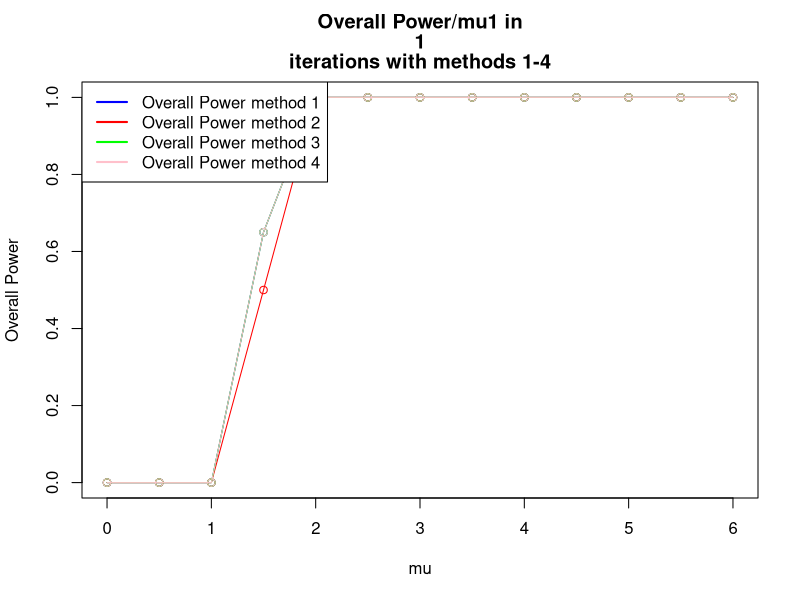
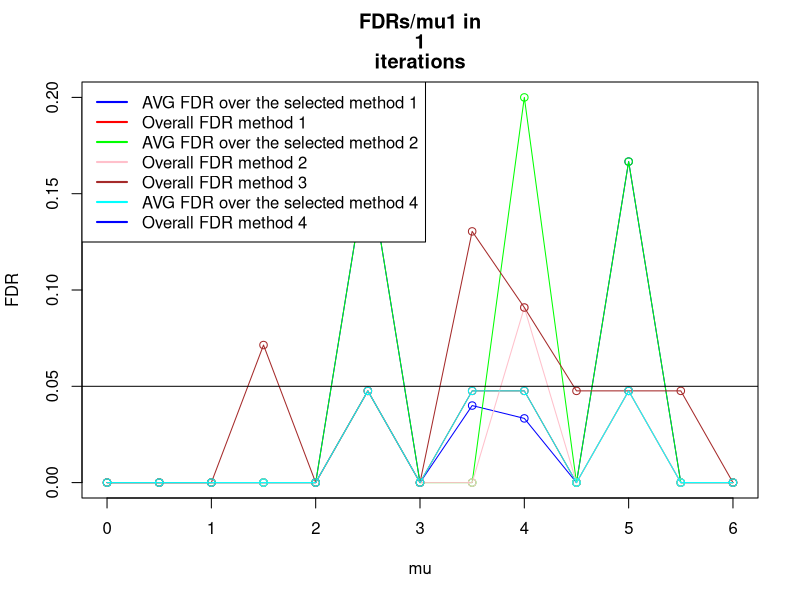
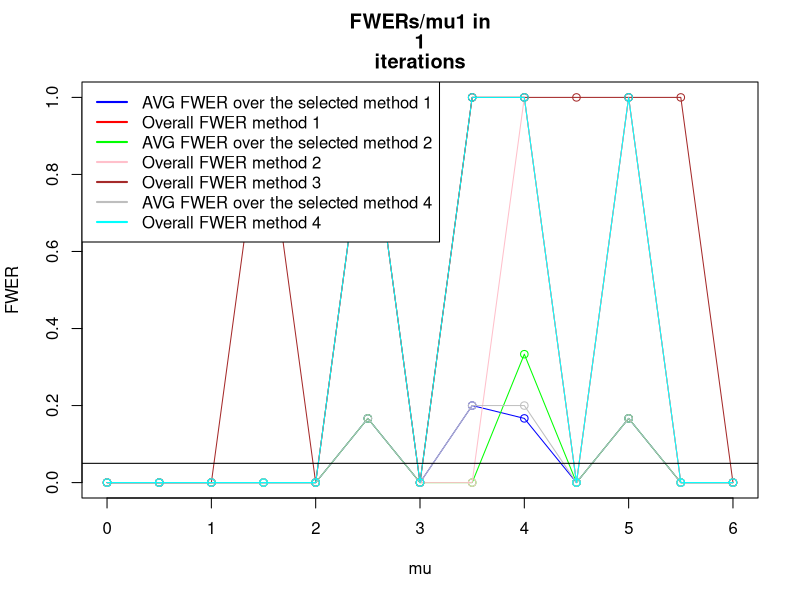
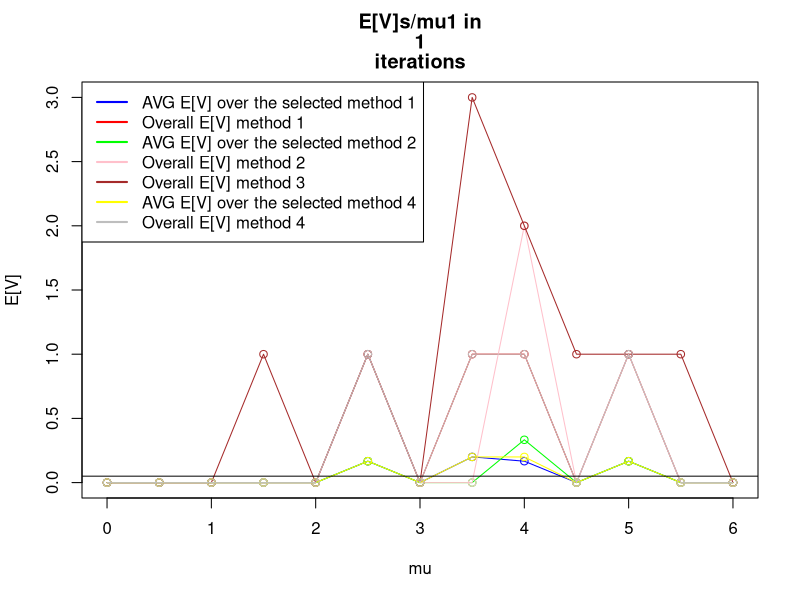
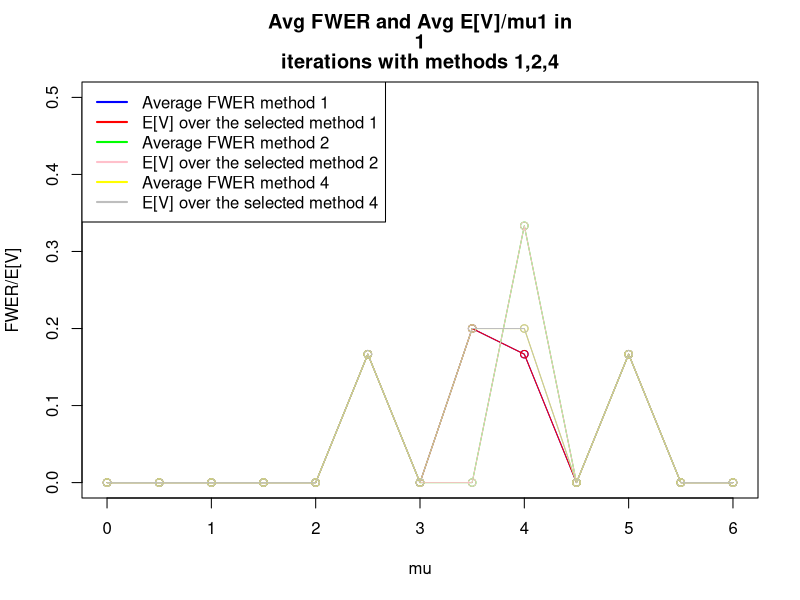

The R script that drew these images, in order: (Note: this script raises an error after producing the figures.)
iteration <- setClass ("iteration",
                       #Data structure that holds data regarding a certain iteration (=manipulation of random numbers)        
                       slots=c(xbars="numeric",
                               pvals="numeric",
                               refVec="logical",
                               numOfTrues="numeric",
                               truesMu1="numeric",
                               falsesMu1="numeric",
                               size="numeric",
                               proceduresApplied= "list"
                               
                       )
)
procedure <- setClass ("procedure",
                       #a data structure holding the results of certain procedure applied to an iteration
                       
                       slots=c(procedureName="function",
                               rejects="list",
                               fr="numeric",
                               power="numeric",
                               fdr="numeric",
                               fwer="numeric"
                       )
)

calcSimesPVals<- function (PVals){
  min(p.adjust(PVals, method="BH"))
}

calcPower<-function (rejectsLength, falseRejections, size,numOfFalseH0sInRef,details=FALSE){
  #returns num of  true rejections divided by the number of planned rejections
  if (details==TRUE){
    print ("POWER CALC:")
    print (c("rejects:", rejectsLength))
    print (c("fr:", falseRejections))
    print (c("size:", size))
    print (c("numOfFalseH0sInRef:", numOfFalseH0sInRef))
    print (c("Power",(rejectsLength-falseRejections)/(size-numOfFalseH0sInRef)))
  }
  return ((rejectsLength-falseRejections)/(size-numOfFalseH0sInRef))
}

calcFDR<- function (rejects,falseRejections){
  if (rejects$length==0) return (0)
  else 
    return (falseRejections/rejects$length)
}

calcFWER<- function (rejects, falseRejections){
  if (rejects$length==0)
    return (0)
  if (falseRejections>0) 
    return (1)
  if (falseRejections==0) 
    return (0)
}

countFalseFamilyRejections <- function (rejects, numOfSignalFamilies){
  if (rejects$length==0){ #if there were no rejects at all
    return (0)
  }
  return (length(which(rejects$ix>numOfSignalFamilies)))
}

countFalseRejections<-function (rejects , refVec){
  if (rejects$length==0){ #if there were no rejects at all
    return (0)
  }
  
  fr<-0 #false rejections counter
  for (i in 1:rejects$length){ # count num of false rejects
    #     print (refVec)
    if (refVec[rejects$ix[i]]==FALSE) { #if the rejection was false
      fr<-fr+1
    }
  }
  return (fr) 
}

SelectFamiliesBH<-function (familiesSimesPVals){
  #b<-p.adjust(familiesSimesPVals,method="BH")
  #return (which(b<0.05))
  #print ("SELECT: ")
  #print (Preject(familiesSimesPVals))
  #print ("BH SELECT")
  return (Preject(method="BH", pvals=familiesSimesPVals))
  
}  
#return Array of Selected Families and old ixs


OverallBHSelectedFamilies<-function (jointRejects){
  newIXs<-unique(as.integer((jointRejects$ix-1)/10))+1
  return (list ("length"=length(newIXs), "ix"=newIXs))
  
}


rejectTukey <- function (xbars,S,groupSize,qStar){
  statistics=as.numeric(dist(xbars)/sqrt(S/groupSize))
  b<-which(statistics>=qStar)
  
  #   print (statistics)
  #   print ("Q*")
  #   print (qStar)
  #   print (list("length"=length(b), "ix"=b))
  return (list("length"=length(b), "ix"=b))
}

Preject <- function (method="BH", pvals=c(0), details=FALSE, alpha =0.05){
  a<-p.adjust(p=pvals,method=method)
  #   print (a)
  b<- which(a<alpha)
  return (list ("length"=length(b), "ix"=b))
}

calcTukeyPVal <-function(xbars,S,groupSize, numOfGroups){
  pval<- 1-ptukey(q=max(dist(xbars))/sqrt(S/groupSize), 
                  nmeans=numOfGroups ,df=numOfGroups * (groupSize-1))
  return (pval)
}

calcPairwisePVals <-function (xbars,S,groupSize, numOfGroups,i=1,details=FALSE){
  ##useful for method C phase 2
  pvals=2*(1-pt(q=dist(xbars)/sqrt(2*S[i]/groupSize),
                df= numOfGroups*(groupSize-1)))
  if (details==TRUE){
    print (c("PAIRWISE", pvals))
    print (as.numeric(pvals))
  }
  #   readline()
  return (as.numeric(pvals))
}

getRandomXBars <-function (size, numOfTrues, truesMu1=0, falsesMu1, sd=1){
  xbar<- rep(NA,size) #init xbar
  xbar[1:numOfTrues]<- (rnorm(n=numOfTrues,mean=truesMu1,sd=sd)) 
  #define the null first families
  xbar[(numOfTrues+1):size]<- (rnorm(n=size-numOfTrues,mean=falsesMu1,sd=sd)) 
  #define the non-null last families   
  #   print (xbar)
  #   readline()
  return (xbar)
}
setDesVector <-function (size, numOfZeros,mu=4){
  a<-rep(0,numOfZeros)
  b<-rep(mu,size-numOfZeros)
  return (c(a,b))
}

setRefVectorBig <-function(size, numOfZeros,mu){
  DesVector<-setDesVector(size,numOfZeros,mu)
  #   print ("DesVector:")
  #   print (DesVector)
  return (as.logical(dist(DesVector)))
}

# this method works only for numOfGroups=3, setRefVectorBig does this right for larger sizes
# setRefVector <- function (size, numOfTrues){
#   #initialize reference vector
#   refvec<-rep (NA,size)
#   refvec[1:numOfTrues]<- TRUE # these will be true discoveries
#   refvec[(numOfTrues+1):size]<- FALSE # these will be False Discoveries
#   return (refvec)
# }


#method A(3): Overall BH (one level)
#method B(2): QTukey Statistics (2 levels) 1: TukeyPval , 2: QTukey Stat
#method C(1): BH with pairwise Pval (2 levels) 1: TukeyPVal, 2:Pairwise PVal
#method 4: To be added later - currently empty

#this algorithm builds "numOfFamilies" families, each family of size "numOfGroups",
#with "numOfTrues" trues and the rest of the families are false, with "numOfSignalFamilies"
#families in which there 
#is signal (=numOfTrues is used), and the rest of the families are with no signal (all mus are 0)
#then uses 3 different methods to reject.
tukeyTest2 <-function(n=10000, numOfFamilies=40, numOfGroups=3, numOfTrues=1, numOfSignalFamilies=5,
                      minMu1=0, maxMu1=4, interval=0.5, alpha=0.05, groupSize=16,details=FALSE){
  
  #definition of constant df
  df=numOfGroups*(groupSize-1) #calculate degs of freedom
  
  #define constant methodnames
  METHOD_NAMES=rbind("QTukey Stat", "Pairwise", "Overall BH", "BH BH")
  
  #declration of matrices to keep means, size is # of methods * the number of mu values 
  OvrPowerMeans<-matrix(0,4,(maxMu1-minMu1)/interval+1)
  AVGFDRMeans<-matrix(0,4,(maxMu1-minMu1)/interval+1)
  OvrFDRMeans<-matrix(0,4,(maxMu1-minMu1)/interval+1)
  AVGFWERMeans<-matrix(0,4,(maxMu1-minMu1)/interval+1)
  OvrFWERMeans<-matrix(0,4,(maxMu1-minMu1)/interval+1)
  OvrFRMeans<-matrix(0,4,(maxMu1-minMu1)/interval+1)
  AVGFRMeans<-matrix(0,4,(maxMu1-minMu1)/interval+1)
  
  FAMILYpowerMeans<-matrix(0,4,(maxMu1-minMu1)/interval+1)
  FAMILYFDRMeans<-matrix(0,4,(maxMu1-minMu1)/interval+1)
  FAMILYFWERMeans<-matrix(0,4,(maxMu1-minMu1)/interval+1)
  #   PowerOutput<-list()
  
  for (mu in seq(minMu1,maxMu1,interval)){
    
    #matrices for each mu1
    TotalAVGFDR<-matrix(0,4,n)
    TotalAVGFWER<-matrix(0,4,n)
    TotalOvrFWER<-matrix(0,4,n)
    TotalOvrPower<-matrix(0,4,n)
    TotalAVGFR<-matrix(0,4,n)
    TotalOvrFR<-matrix(0,4,n)
    TotalOvrFDR<-matrix(0,4,n)
    FAMILYpower<-matrix(0,4,n)
    FAMILYFDR<-matrix(0,4,n)
    FAMILYFWER<-matrix(0,4,n)
    FAMILYFR<-matrix(0,4,n)
    
    print (mu)
    #     readline()
    
    #each iteration
    for (iters in 1:n){
      #       print (c("iter:" ,iters))
      
      #setup  of variables
      familyArray= list(numOfFamilies);
      familiesTukeyPVals = numeric(numOfFamilies);
      familiesSimesPVals = numeric(numOfFamilies);
      
      SelectedFamilies<-list(0);
      OverallRejectsLength<-numeric(4) # 4 slots for each method B/C/*/4
      OverallFR <- numeric(4)
      FDRSum <-numeric(4)
      FWERSum <- numeric(4)
      
      
      jointFamily <- new ("iteration",
                          size=choose(numOfGroups,2)*numOfFamilies,
                          numOfTrues=0+
                            #num of true hypotheses in the no signal zone
                            numOfSignalFamilies*(numOfGroups-1),
                          #num of true hypotheses in the signal zone
                          falsesMu1=mu
      )
      #       print (jointFamily)
      #       readline()
      ##init variance vector
      S=rchisq(n=numOfFamilies,df=df)/df
      
      for (i in 1:numOfFamilies){
        
        familyArray[[i]]= new ("iteration",
                               size=choose (numOfGroups,2),
                               numOfTrues=numOfTrues, #=1
                               falsesMu1=mu
        ) #init family
        
        
        if (i<=numOfSignalFamilies){ #first 5 families with signal
          familyArray[[i]]@refVec=setRefVectorBig(
            size=numOfGroups,
            numOfZeros=numOfGroups-numOfTrues,
            mu=mu)
          #           print ("Reference vector:")
          #           print (familyArray[[i]]@refVec)
          #build reference Vector
          familyArray[[i]]@xbars=getRandomXBars(size=numOfGroups,
                                                numOfTrues=numOfGroups-1,
                                                falsesMu1=mu,
                                                sd=sqrt(1/groupSize))
        }
        else { #35 families no signal
          familyArray[[i]]@refVec=setRefVectorBig(
            size=numOfGroups,
            numOfZeros=numOfGroups,
            mu=mu)
          
          #build reference Vector (we set numOfTrues as 1 and falsesMu1 as 0 so that all xbars are
          #generated around 0, the value of numOfTrues doesnt matter here)
          familyArray[[i]]@xbars=getRandomXBars(size=numOfGroups,
                                                numOfTrues=1,
                                                falsesMu1=0,
                                                sd=sqrt(1/groupSize))
        }
        #                             print ("Reference vector:")
        #                             print (familyArray[[i]]@refVec)
        if (details==TRUE){
          #                    print (i)
          #                    print (familyArray[[i]]@xbars)         
        } #end details print
        
        familyArray[[i]]@pvals=calcPairwisePVals(familyArray[[i]]@xbars,
                                                 S,
                                                 groupSize,
                                                 numOfGroups,
                                                 i=i,
                                                 details=FALSE)
        #        readline()
        #calc Pairwise PVals for Method C(1)
        
        familyArray[[i]]@proceduresApplied=append(familyArray[[i]]@proceduresApplied,
                                                  new ("procedure"))
        familyArray[[i]]@proceduresApplied=append(familyArray[[i]]@proceduresApplied,
                                                  new ("procedure"))
        familyArray[[i]]@proceduresApplied=append(familyArray[[i]]@proceduresApplied,
                                                  new ("procedure"))
        familyArray[[i]]@proceduresApplied=append(familyArray[[i]]@proceduresApplied,
                                                  new ("procedure"))
        familiesTukeyPVals[i]=calcTukeyPVal(familyArray[[i]]@xbars
                                            ,S[i],groupSize, numOfGroups)
        familiesSimesPVals[i]=calcSimesPVals(familyArray[[i]]@pvals)
        
        #calc Tukey PVals for method B(2)
        
        #         print (c("family tukey pval", i, familiesTukeyPVals[i]))
        
        #add to jointFamily for methods 3-4
        jointFamily@refVec=append(jointFamily@refVec,familyArray[[i]]@refVec)
        jointFamily@xbars=append(jointFamily@xbars,familyArray[[i]]@xbars)
        jointFamily@pvals=append(jointFamily@pvals,familyArray[[i]]@pvals)
        jointFamily@proceduresApplied=append(familyArray[[i]]@proceduresApplied,
                                             new ("procedure"))
        jointFamily@proceduresApplied=append(familyArray[[i]]@proceduresApplied,
                                             new ("procedure"))
      } #end for i
      
      if (details==TRUE){
        #         print (jointFamily)
        #         print (familiesSimesPVals)
        #         readline()
      }
      
      #method B,C step 1: select interesting families using BH
      SelectedFamilies[[1]]<-SelectFamiliesBH(familiesTukeyPVals)
      SelectedFamilies[[2]]<-SelectedFamilies[[1]] #for this stage selection for both methods is the same
      qStar=qtukey(p=1-alpha*SelectedFamilies[[1]]$length/numOfFamilies,
                   nmeans=numOfGroups,df=df)
      SelectedFamilies[[4]]<-SelectFamiliesBH(familiesSimesPVals)
      #method 3 - overall BH - take joint family and reject in it using BH
      jointFamily@proceduresApplied[[1]]@rejects=Preject(method="BH", pvals=jointFamily@pvals, alpha=0.05)
      
      SelectedFamilies[[3]]<-OverallBHSelectedFamilies(jointFamily@proceduresApplied[[1]]@rejects)
      #       print (familyArray[[i]]@pvals, qStar)
      #       print ("SELECTS FROM METHOD 4")
      #       print (SelectedFamilies[[4]])
      #             readline()
      
      #calc Family Stats:
      for (methodix in 1:4){
        FAMILYFR[methodix,iters]<-countFalseFamilyRejections(SelectedFamilies[[methodix]],numOfSignalFamilies)
        
        FAMILYpower[methodix,iters]<-calcPower(rejects=SelectedFamilies[[methodix]]$length,
                                               falseRejections=FAMILYFR[methodix],
                                               size=numOfFamilies,
                                               numOfFalseH0sInRef=numOfFamilies-numOfSignalFamilies,
                                               details=FALSE
        ) 
        FAMILYFDR[methodix,iters]<-calcFDR(rejects=SelectedFamilies[[methodix]],falseRejections=FAMILYFR[methodix])
        FAMILYFWER[methodix,iters]<-calcFWER(rejects=SelectedFamilies[[methodix]],falseRejections=FAMILYFR[methodix])
        
        if (details==TRUE){
          print (c("FAMILY POWER",methodix, FAMILYpower[methodix]))
          print (c("FAMILY FR",methodix, FAMILYFR[methodix]))
          print (c("FAMILY FDR",methodix, FAMILYFDR[methodix]))
          print (c("FAMILY FWER",methodix, FAMILYFWER[methodix]))
        }
      }
      
      
      ##method 1/2/4 step 2: #process BH/QTukey on selected families
      for (methodix in 1:4){ #run through methods
        
        #         print (c("METHOD:", methodix))
        if (SelectedFamilies[[methodix]]$length>0){   #if there are any selected families
          for (i in 1:SelectedFamilies[[methodix]]$length){ #run thru selected families
            
            if (methodix==1 || methodix==4){
              #method 1=method C
              #method 4= BH BH (simes)
              #print ("1")
              # reject inside the selected families with BH alpha=0.05*r/m
              familyArray[[SelectedFamilies[[methodix]]$ix[i]]]@proceduresApplied[[methodix]]@rejects<-
                Preject(method="BH", pvals=familyArray[[SelectedFamilies[[methodix]]$ix[i]]]@pvals, 
                        alpha=alpha*SelectedFamilies[[methodix]]$length/numOfFamilies)
            }
            if (methodix==2){
              #methodB
              #print ("2")
              # reject inside the selected families with QTUKEY threshold
              familyArray[[SelectedFamilies[[methodix]]$ix[i]]]@proceduresApplied[[2]]@rejects<-
                rejectTukey( familyArray[[SelectedFamilies[[methodix]]$ix[i]]]@xbars,
                             S[SelectedFamilies[[methodix]]$ix[i]],
                             groupSize,
                             qStar)
              #               print (dist(familyArray[[SelectedFamilies[[methodix]]$ix[i]]]@xbars))
              #               print (familyArray[[SelectedFamilies[[methodix]]$ix[i]]]@refVec)
              #               readline()
            }
            
            if (methodix==3){
              #               for (reject in 1:jointFamily@proceduresApplied[[methodix-2]]@rejects$length){
              #                  rejFamily<-jointFamily@proceduresApplied[[methodix-2]]@rejects$ix[reject]/10
              #                  SelectedFamilies[[3]]<-append(SelectedFamilies[[3]])
              #                  
              #               }
              familyNum<-SelectedFamilies[[methodix]]$ix[i]
              #               print (SelectedFamilies[[methodix]]$ix)
              #               print (c("familynum", familyNum))
              m3rejects<-jointFamily@proceduresApplied[[1]]@rejects$ix
              #               print (m3rejects)
              #             
              m3rejects<-m3rejects[m3rejects> (familyNum-1)*10 &
                                     m3rejects<= (familyNum)*10] -(familyNum-1)*10
              #               print ("after modulus")
              #               print (m3rejects)
              # #               m3rejects<-m3rejects-(familyNum-1)*10
              #               print ("Method 3 rejects")
              #               print(m3rejects)
              #                                
              familyArray[[SelectedFamilies[[methodix]]$ix[i]]]@proceduresApplied[[methodix]]@rejects<-
                list("length"=length(m3rejects), "ix"=m3rejects)
              
              
              #calc stats for joint family
              jointFamily@proceduresApplied[[methodix-2]]@fr=countFalseRejections(jointFamily@proceduresApplied[[methodix-2]]@rejects,jointFamily@refVec)
              jointFamily@proceduresApplied[[methodix-2]]@power=calcPower(jointFamily@proceduresApplied[[methodix-2]]@rejects$length,
                                                                          jointFamily@proceduresApplied[[methodix-2]]@fr, jointFamily@size, jointFamily@size-jointFamily@numOfTrues)
              jointFamily@proceduresApplied[[methodix-2]]@fdr=calcFDR(jointFamily@proceduresApplied[[methodix-2]]@rejects,
                                                                      jointFamily@proceduresApplied[[methodix-2]]@fr)
              jointFamily@proceduresApplied[[methodix-2]]@fwer=calcFWER(jointFamily@proceduresApplied[[methodix-2]]@rejects, 
                                                                        jointFamily@proceduresApplied[[methodix-2]]@fr)
              
              TotalOvrFDR[methodix,iters]=jointFamily@proceduresApplied[[methodix-2]]@fdr
              TotalOvrFWER[methodix,iters]=jointFamily@proceduresApplied[[methodix-2]]@fwer    			
              TotalOvrFR[methodix,iters]=jointFamily@proceduresApplied[[methodix-2]]@fr
              TotalOvrPower[methodix,iters]=jointFamily@proceduresApplied[[methodix-2]]@power						
            }
            
            #calc frs,power,fdr,fwer for the ith selectedfamily
            familyArray[[SelectedFamilies[[methodix]]$ix[i]]]@proceduresApplied[[methodix]]@fr=
              countFalseRejections(
                familyArray[[SelectedFamilies[[methodix]]$ix[i]]]@proceduresApplied[[methodix]]@rejects,
                familyArray[[SelectedFamilies[[methodix]]$ix[i]]]@refVec)
            
            familyArray[[SelectedFamilies[[methodix]]$ix[i]]]@proceduresApplied[[methodix]]@power=
              calcPower(familyArray[[SelectedFamilies[[methodix]]$ix[i]]]@proceduresApplied[[methodix]]@rejects$length,
                        familyArray[[SelectedFamilies[[methodix]]$ix[i]]]@proceduresApplied[[methodix]]@fr, 
                        familyArray[[SelectedFamilies[[methodix]]$ix[i]]]@size, 
                        length(which(familyArray[[SelectedFamilies[[methodix]]$ix[i]]]@refVec==FALSE)))
            
            familyArray[[SelectedFamilies[[methodix]]$ix[i]]]@proceduresApplied[[methodix]]@fdr=
              calcFDR(familyArray[[SelectedFamilies[[methodix]]$ix[i]]]@proceduresApplied[[methodix]]@rejects,
                      familyArray[[SelectedFamilies[[methodix]]$ix[i]]]@proceduresApplied[[methodix]]@fr)
            
            familyArray[[SelectedFamilies[[methodix]]$ix[i]]]@proceduresApplied[[methodix]]@fwer=
              calcFWER(familyArray[[SelectedFamilies[[methodix]]$ix[i]]]@proceduresApplied[[methodix]]@rejects,
                       familyArray[[SelectedFamilies[[methodix]]$ix[i]]]@proceduresApplied[[methodix]]@fr)
            if (details==TRUE){ 
              print (c("Family number:", SelectedFamilies[[methodix]]$ix[i]))
              print (c("FRs:", familyArray[[SelectedFamilies[[methodix]]$ix[i]]]@proceduresApplied[[methodix]]@fr))
              print (c("FDR:", familyArray[[SelectedFamilies[[methodix]]$ix[i]]]@proceduresApplied[[methodix]]@fdr))
              print (c("FWER: ", familyArray[[SelectedFamilies[[methodix]]$ix[i]]]@proceduresApplied[[methodix]]@fwer))
              print (c("Power: ", familyArray[[SelectedFamilies[[methodix]]$ix[i]]]@proceduresApplied[[methodix]]@power))
              print (c("Rejects:", familyArray[[SelectedFamilies[[methodix]]$ix[i]]]@proceduresApplied[[methodix]]@rejects$length))
            } #end details print
            FDRSum[methodix]=FDRSum[methodix]+familyArray[[SelectedFamilies[[methodix]]$ix[i]]]@proceduresApplied[[methodix]]@fdr
            FWERSum[methodix]=FWERSum[methodix]+familyArray[[SelectedFamilies[[methodix]]$ix[i]]]@proceduresApplied[[methodix]]@fwer      		
            OverallFR[methodix]=OverallFR[methodix]+familyArray[[SelectedFamilies[[methodix]]$ix[i]]]@proceduresApplied[[methodix]]@fr
            OverallRejectsLength[methodix]=OverallRejectsLength[methodix]+familyArray[[SelectedFamilies[[methodix]]$ix[i]]]@
              proceduresApplied[[methodix]]@rejects$length
            
            
          } #end for loop of i selected families     
          #           print (c("OVERALL REJECTS LENGTH method :", methodix ,OverallRejectsLength[methodix]))
          
          
          TotalAVGFDR[methodix, iters] <-FDRSum[methodix]/SelectedFamilies[[methodix]]$length
          if (is.nan(TotalAVGFDR[methodix, iters])) {
            TotalAVGFDR[methodix, iters]<-0
          }
          TotalAVGFWER[methodix, iters]<-FWERSum[methodix]/SelectedFamilies[[methodix]]$length
          if (is.nan(TotalAVGFDR[methodix, iters])) {
            TotalAVGFWER[methodix, iters]<-0
          }
          #           print ("TOTAL OVR POWER CALC")
          #           print ("")
          TotalOvrPower[methodix, iters]<- calcPower(rejects=OverallRejectsLength[methodix],
                                                     falseRejections=OverallFR[methodix],
                                                     size=jointFamily@size,
                                                     numOfFalseH0sInRef=jointFamily@size-jointFamily@numOfTrues
          ) 
          
          TotalOvrFR[methodix, iters]<-OverallFR[methodix]
          TotalAVGFR[methodix, iters]<-OverallFR[methodix]/SelectedFamilies[[methodix]]$length
          
          TotalOvrFDR[methodix, iters]<- OverallFR[methodix]/OverallRejectsLength[methodix]
          if (is.nan(TotalOvrFDR[methodix, iters])) {
            TotalOvrFDR[methodix, iters]<-0
          }
          
          TotalOvrFWER[methodix, iters]<-sign(TotalOvrFDR[methodix, iters])
          if (is.nan(TotalOvrFWER[methodix, iters])) {
            TotalOvrFWER[methodix, iters]<-0
          }
          
          print (c("Iteration:", iters, "mu1:", mu, "method:", methodix))
          print (c("Average FDR:", FDRSum[methodix]/SelectedFamilies[[methodix]]$length))
          print (c("Overall FDR: ",  OverallFR[methodix]/OverallRejectsLength[methodix]))
          print (c("Average FWER: ", FWERSum[methodix]/SelectedFamilies[[methodix]]$length))
          print (c("Overall FR: ", OverallFR[methodix]))
          print (c("Interesting Families () are",SelectedFamilies[[methodix]]))
          #readline()
          
          
        } #end if selected families exist
        else {
          #"no selected families in iteration - all stats  are 0"
          #           print ("no families selected")
          TotalAVGFDR[methodix,iters]<-0
          TotalAVGFWER[methodix,iters]<-0
          TotalOvrFWER[methodix,iters]<-0
          TotalOvrPower[methodix,iters]<-0
          TotalOvrFR[methodix,iters]<-0
          TotalAVGFR[methodix,iters]<-0
          TotalOvrFDR[methodix,iters]<-0
        }
      } #end for methodix
      
      
      
      #			print ("TOTAL OVR FDR")
      #			print (TotalOvrFDR)
    } #end n for - iterations
    
    #print ("Total AVG FDR")
    #print (mean(TotalAVGFDR))
    #print ("Total AVG FWER")
    #print (mean(TotalAVGFWER))
    #print ("Total Ovr FR")
    #print (mean(TotalOvrFR))
    #print ("Total OVr FDR")
    #print (mean(TotalOvrFDR))
    
    for (methodix in 1:4){
      #       if (methodix!=3){
      AVGFDRMeans[methodix,(mu-minMu1)/interval+1]<-mean(TotalAVGFDR[methodix,])
      AVGFWERMeans[methodix,(mu-minMu1)/interval+1]<-mean(TotalAVGFWER[methodix,])
      AVGFRMeans[methodix,(mu-minMu1)/interval+1]<-mean(TotalAVGFR[methodix,])
      #       }
      
      OvrPowerMeans[methodix,(mu-minMu1)/interval+1]<-mean(TotalOvrPower[methodix,])
      OvrFDRMeans[methodix,(mu-minMu1)/interval+1]<-mean(TotalOvrFDR[methodix,])
      OvrFWERMeans[methodix,(mu-minMu1)/interval+1]<-mean(TotalOvrFWER[methodix,])
      OvrFRMeans[methodix,(mu-minMu1)/interval+1]<-mean(TotalOvrFR[methodix,])
      
      FAMILYFDRMeans[methodix,(mu-minMu1)/interval+1]<-mean(FAMILYFDR[methodix,])
      FAMILYFWERMeans[methodix,(mu-minMu1)/interval+1]<-mean(FAMILYFWER[methodix,])
      FAMILYpowerMeans[methodix,(mu-minMu1)/interval+1]<-mean(FAMILYpower[methodix,])
      
      #			print ('Ovr fdrmeans')
      #			print (OvrFDRMeans)
      
    } #end methodix for 
    #     PowerOutput[[(mu-minMu1)/interval+1]]=TotalOvrPower
  } #end mu for
  
  
  
  #	print (OvrFDRMeans[1,])
  #	print (OvrFDRMeans[2,])
  #	print (AVGFDRMeans[1,])
  #	print (AVGFDRMeans[2,])
  #	
  
  plot (seq(minMu1,maxMu1,interval),OvrPowerMeans[1,], 
        col="blue", ylim=c(0,1),xlab= "mu", ylab= "Overall Power",
        main =c("Overall Power/mu1 in", n, "iterations with methods 1-4"), type="o")
  lines (seq(minMu1,maxMu1,interval),OvrPowerMeans[2,], col="red", type="o")
  lines (seq(minMu1,maxMu1,interval),OvrPowerMeans[3,], col="green", type="o")
  lines (seq(minMu1,maxMu1,interval),OvrPowerMeans[4,], col="pink", type="o")
  
  
  legend("topleft", 
         legend= c("Overall Power method 1", "Overall Power method 2", 
                   "Overall Power method 3","Overall Power method 4"), 
         lty=c(1,1,1,1),
         lwd=c(2,2,2,2),
         col=c("blue","red", "green", "pink")
  )
  plot (seq(minMu1,maxMu1,interval),AVGFDRMeans[1,], 
        col="blue", ylim=c(0,0.2),xlab= "mu", ylab= "FDR",
        main =c("FDRs/mu1 in", n, "iterations"), type="o")
  lines (seq(minMu1,maxMu1,interval),OvrFDRMeans[1,], col="red", type="o")
  lines (seq(minMu1,maxMu1,interval),AVGFDRMeans[2,], col="green", type="o")
  lines (seq(minMu1,maxMu1,interval),OvrFDRMeans[2,], col="pink", type="o")
  lines (seq(minMu1,maxMu1,interval),OvrFDRMeans[3,], col="brown", type="o")
  lines (seq(minMu1,maxMu1,interval),OvrFDRMeans[4,], col="cyan", type="o")
  abline (h=0.05, col="black")
  
  legend("topleft", 
         legend= c("AVG FDR over the selected method 1", "Overall FDR method 1",
                   "AVG FDR over the selected method 2", "Overall FDR method 2", 
                   "Overall FDR method 3",
                   "AVG FDR over the selected method 4", "Overall FDR method 4" ), 
         lty=c(1,1,1,1),
         lwd=c(2,2,2,2),
         col=c("blue","red", "green", "pink", "brown","cyan")
  )
  plot (seq(minMu1,maxMu1,interval),AVGFWERMeans[1,], 
        col="blue", ylim=c(0,1),xlab= "mu", ylab= "FWER",
        main =c("FWERs/mu1 in", n, "iterations"), type="o")
  lines (seq(minMu1,maxMu1,interval),OvrFWERMeans[1,], col="red", type="o")
  lines (seq(minMu1,maxMu1,interval),AVGFWERMeans[2,], col="green", type="o")
  lines (seq(minMu1,maxMu1,interval),OvrFWERMeans[2,], col="pink", type="o")
  lines (seq(minMu1,maxMu1,interval),OvrFWERMeans[3,], col="brown", type="o")
  lines (seq(minMu1,maxMu1,interval),AVGFWERMeans[4,], col="grey", type="o")
  lines (seq(minMu1,maxMu1,interval),OvrFWERMeans[4,], col="cyan", type="o")
  abline (h=0.05, col="black")
  
  legend("topleft", 
         legend= c("AVG FWER over the selected method 1", "Overall FWER method 1",
                   "AVG FWER over the selected method 2", "Overall FWER method 2", 
                   "Overall FWER method 3", 
                   "AVG FWER over the selected method 4","Overall FWER method 4"), 
         lty=c(1,1,1,1),
         lwd=c(2,2,2,2),
         col=c("blue","red", "green", "pink", "brown","grey", "cyan")
  )
  
  plot (seq(minMu1,maxMu1,interval),AVGFRMeans[1,], 
        col="blue", ylim=c(0,3),xlab= "mu", ylab= "E[V]",
        main =c("E[V]s/mu1 in", n, "iterations"), type="o")
  lines (seq(minMu1,maxMu1,interval),OvrFRMeans[1,], col="red", type="o")
  lines (seq(minMu1,maxMu1,interval),AVGFRMeans[2,], col="green", type="o")
  lines (seq(minMu1,maxMu1,interval),OvrFRMeans[2,], col="pink", type="o")
  lines (seq(minMu1,maxMu1,interval),OvrFRMeans[3,], col="brown", type="o")
  lines (seq(minMu1,maxMu1,interval),AVGFRMeans[4,], col="yellow", type="o")
  lines (seq(minMu1,maxMu1,interval),OvrFRMeans[4,], col="grey", type="o")
  abline (h=0.05, col="black")
  
  legend("topleft", 
         legend= c("AVG E[V] over the selected method 1", "Overall E[V] method 1", 
                   "AVG E[V] over the selected method 2", "Overall E[V] method 2", 
                   "Overall E[V] method 3",
                   "AVG E[V] over the selected method 4", "Overall E[V] method 4"), 
         lty=c(1,1,1,1),
         lwd=c(2,2,2,2),
         col=c("blue","red", "green", "pink", "brown","yellow","grey")
  )
  plot (seq(minMu1,maxMu1,interval),AVGFWERMeans[1,] , col="blue", ylim=c(0,0.5),
        ylab="FWER/E[V]", xlab="mu",
        main =c("Avg FWER and Avg E[V]/mu1 in", n, "iterations with methods 1,2,4"), type="o")
  #    readline()
  lines (seq(minMu1,maxMu1,interval),AVGFRMeans[1,], col="red", type="o")
  lines (seq(minMu1,maxMu1,interval),AVGFWERMeans[2,], col="green", type="o")
  lines (seq(minMu1,maxMu1,interval),AVGFRMeans[2,], col="pink", type="o")
  lines (seq(minMu1,maxMu1,interval),AVGFWERMeans[4,], col="yellow", type="o")
  lines (seq(minMu1,maxMu1,interval),AVGFRMeans[4,], col="grey", type="o")
  legend("topleft", 
         legend= c("Average FWER method 1","E[V] over the selected method 1",
                   "Average FWER method 2","E[V] over the selected method 2",
                   "Average FWER method 4","E[V] over the selected method 4"), 
         lty=c(1,1,1,1),
         lwd=c(2,2,2,2),
         col=c("blue","red", "green", "pink","yellow","grey")
  )
  
  #change column names in table
  colnames(OvrPowerMeans)<-seq(minMu1,maxMu1,interval)
  colnames(OvrFDRMeans)<-seq(minMu1,maxMu1,interval)
  colnames(AVGFDRMeans)<-seq(minMu1,maxMu1,interval)
  colnames(OvrFWERMeans)<-seq(minMu1,maxMu1,interval)
  colnames(OvrFRMeans)<-seq(minMu1,maxMu1,interval)
  colnames(AVGFRMeans)<-seq(minMu1,maxMu1,interval)
  colnames(AVGFWERMeans)<-seq(minMu1,maxMu1,interval)
  colnames(FAMILYFWERMeans)<-seq(minMu1,maxMu1,interval)
  colnames(FAMILYFDRMeans)<-seq(minMu1,maxMu1,interval)
  colnames(FAMILYpowerMeans)<-seq(minMu1,maxMu1,interval)
  #   rownames(OvrPowerMeans)<-c("QTukey Stat", "Pairwise", "Overall BH", "BH BH")
  
  
  
  print ("OVERALL POWER:")
  print (OvrPowerMeans)
  #   sprintf("%1.7f", OvrPowerMeans)
  #   format (OvrPowerMeans,digits=10)
  #  formatC( OvrPowerMeans, format='f',width=8, digits=4 )
  #   
  print ("AVG FDR:")
  print( AVGFDRMeans)
  print ("OVERALL FDR:")
  print( OvrFDRMeans)
  print ("OVERALL FWER:")
  print(OvrFWERMeans)
  print ("OVERALL E[V]:")
  print(OvrFRMeans)
  print ("AVG E[V]: ")
  print (AVGFRMeans)
  print ("AVG FWER: ")
  print (AVGFWERMeans)
  print ("FAMILY POWER:")
  print (FAMILYpowerMeans)
  print ("FAMILY FDR:")
  print (FAMILYFDRMeans)
  print ("FAMILY FWER:")
  print (FAMILYFWERMeans)
  
  wb<-loadWorkbook(paste("TukeyTest",Sys.Date(),"numOfGroups=",numOfGroups,"n=",n,".xls"), create = TRUE)
  createSheet(wb, name = "OVERALL POWER")
  
  writeWorksheet(wb, cbind(METHOD_NAMES,OvrPowerMeans),  sheet = "OVERALL POWER", header=TRUE)
  
  createSheet(wb, name = "AVG FDR")
  writeWorksheet(wb, cbind(METHOD_NAMES,AVGFDRMeans), sheet = "AVG FDR")
  createSheet(wb, name = "OVERALL FDR")
  writeWorksheet(wb, cbind(METHOD_NAMES,OvrFDRMeans), sheet = "OVERALL FDR")
  createSheet(wb, name = "OVERALL FWER")
  writeWorksheet(wb, cbind(METHOD_NAMES,OvrFWERMeans), sheet = "OVERALL FWER")
  createSheet(wb, name = "OVERALL E(V)")
  writeWorksheet(wb, cbind(METHOD_NAMES,OvrFRMeans), sheet = "OVERALL E(V)")
  createSheet(wb, name = "AVG E(V)")
  writeWorksheet(wb, cbind(METHOD_NAMES,AVGFRMeans), sheet = "AVG E(V)")
  createSheet(wb, name = "AVG FWER")
  writeWorksheet(wb, cbind(METHOD_NAMES,AVGFWERMeans), sheet = "AVG FWER")
  saveWorkbook(wb)
  #   print(PowerOutput)
}

#tukeyTest2(n=100)
tukeyTest2(n=1, numOfGroups=5,interval=0.5, minMu1=0, maxMu1=6,details=FALSE)
